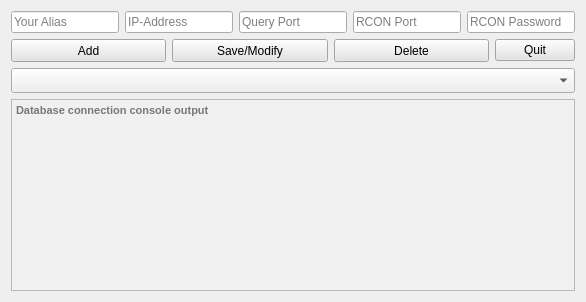
     <widget class="QWidget" name="Tab_Server">
      <attribute name="title">
       <string>Server Manager</string>
      </attribute>
      <layout class="QHBoxLayout" name="horizontalLayout_18">
       <item>
        <layout class="QVBoxLayout" name="verticalLayout_22">
         <item>
          <layout class="QHBoxLayout" name="horizontalLayout_15">
           <item>
            <widget class="QLineEdit" name="server_alias">
             <property name="minimumSize">
              <size>
               <width>105</width>
               <height>20</height>
              </size>
             </property>
             <property name="toolTip">
              <string>Alias Name of the server</string>
             </property>
             <property name="statusTip">
              <string>Alias Name of the server</string>
             </property>
             <property name="text">
              <string/>
             </property>
             <property name="placeholderText">
              <string>Your Alias</string>
             </property>
            </widget>
           </item>
           <item>
            <widget class="QLineEdit" name="server_ip">
             <property name="minimumSize">
              <size>
               <width>105</width>
               <height>20</height>
              </size>
             </property>
             <property name="toolTip">
              <string>IP Address of the server</string>
             </property>
             <property name="statusTip">
              <string>IP Address of the server</string>
             </property>
             <property name="text">
              <string/>
             </property>
             <property name="placeholderText">
              <string>IP-Address</string>
             </property>
            </widget>
           </item>
           <item>
            <widget class="QLineEdit" name="server_query">
             <property name="minimumSize">
              <size>
               <width>106</width>
               <height>20</height>
              </size>
             </property>
             <property name="toolTip">
              <string>Query Port of the server</string>
             </property>
             <property name="statusTip">
              <string>Query Port of the server</string>
             </property>
             <property name="text">
              <string/>
             </property>
             <property name="placeholderText">
              <string>Query Port</string>
             </property>
            </widget>
           </item>
           <item>
            <widget class="QLineEdit" name="server_rconport">
             <property name="minimumSize">
              <size>
               <width>105</width>
               <height>20</height>
              </size>
             </property>
             <property name="toolTip">
              <string>RCON Port of the server</string>
             </property>
             <property name="statusTip">
              <string>RCON Port of the server</string>
             </property>
             <property name="layoutDirection">
              <enum>Qt::LeftToRight</enum>
             </property>
             <property name="text">
              <string/>
             </property>
             <property name="placeholderText">
              <string>RCON Port</string>
             </property>
            </widget>
           </item>
           <item>
            <widget class="QLineEdit" name="server_rconpw">
             <property name="minimumSize">
              <size>
               <width>105</width>
               <height>20</height>
              </size>
             </property>
             <property name="toolTip">
              <string>RCON Password of the server</string>
             </property>
             <property name="statusTip">
              <string>RCON Password of the server</string>
             </property>
             <property name="layoutDirection">
              <enum>Qt::LeftToRight</enum>
             </property>
             <property name="text">
              <string/>
             </property>
             <property name="echoMode">
              <enum>QLineEdit::PasswordEchoOnEdit</enum>
             </property>
             <property name="placeholderText">
              <string>RCON Password</string>
             </property>
            </widget>
           </item>
          </layout>
         </item>
         <item>
          <layout class="QVBoxLayout" name="verticalLayout_23">
           <item>
            <layout class="QHBoxLayout" name="horizontalLayout_16">
             <item>
              <widget class="QPushButton" name="btn_server_add">
               <property name="sizePolicy">
                <sizepolicy hsizetype="Expanding" vsizetype="Fixed">
                 <horstretch>0</horstretch>
                 <verstretch>0</verstretch>
                </sizepolicy>
               </property>
               <property name="minimumSize">
                <size>
                 <width>0</width>
                 <height>23</height>
                </size>
               </property>
               <property name="toolTip">
                <string>Add a server to the Database</string>
               </property>
               <property name="statusTip">
                <string>Add a server to the Database</string>
               </property>
               <property name="layoutDirection">
                <enum>Qt::LeftToRight</enum>
               </property>
               <property name="styleSheet">
                <string notr="true">background-color:rgb(228, 228, 228)
</string>
               </property>
               <property name="text">
                <string>Add</string>
               </property>
              </widget>
             </item>
             <item>
              <widget class="QPushButton" name="btn_server_modify">
               <property name="sizePolicy">
                <sizepolicy hsizetype="Expanding" vsizetype="Fixed">
                 <horstretch>0</horstretch>
                 <verstretch>0</verstretch>
                </sizepolicy>
               </property>
               <property name="minimumSize">
                <size>
                 <width>0</width>
                 <height>23</height>
                </size>
               </property>
               <property name="toolTip">
                <string>Save and edited server to the Database</string>
               </property>
               <property name="statusTip">
                <string>Save and edited server to the Database</string>
               </property>
               <property name="layoutDirection">
                <enum>Qt::LeftToRight</enum>
               </property>
               <property name="styleSheet">
                <string notr="true">background-color:rgb(228, 228, 228)
</string>
               </property>
               <property name="text">
                <string>Save/Modify</string>
               </property>
              </widget>
             </item>
             <item>
              <widget class="QPushButton" name="btn_server_delete">
               <property name="sizePolicy">
                <sizepolicy hsizetype="Expanding" vsizetype="Fixed">
                 <horstretch>0</horstretch>
                 <verstretch>0</verstretch>
                </sizepolicy>
               </property>
               <property name="minimumSize">
                <size>
                 <width>0</width>
                 <height>23</height>
                </size>
               </property>
               <property name="toolTip">
                <string>Delete a server from the Database</string>
               </property>
               <property name="statusTip">
                <string>Delete a server from the Database</string>
               </property>
               <property name="layoutDirection">
                <enum>Qt::LeftToRight</enum>
               </property>
               <property name="styleSheet">
                <string notr="true">background-color:rgb(228, 228, 228)
</string>
               </property>
               <property name="text">
                <string>Delete</string>
               </property>
              </widget>
             </item>
             <item>
              <widget class="QPushButton" name="btn_server_quit">
               <property name="toolTip">
                <string>Quit the Server Manager</string>
               </property>
               <property name="statusTip">
                <string>Quit the Server Manager</string>
               </property>
               <property name="styleSheet">
                <string notr="true">background-color:rgb(228, 228, 228)
</string>
               </property>
               <property name="text">
                <string>Quit</string>
               </property>
              </widget>
             </item>
            </layout>
           </item>
           <item>
            <widget class="QComboBox" name="dropdown_server_list">
             <property name="sizePolicy">
              <sizepolicy hsizetype="Expanding" vsizetype="Fixed">
               <horstretch>0</horstretch>
               <verstretch>0</verstretch>
              </sizepolicy>
             </property>
             <property name="minimumSize">
              <size>
               <width>552</width>
               <height>25</height>
              </size>
             </property>
             <property name="font">
              <font>
               <pointsize>10</pointsize>
               <weight>50</weight>
               <bold>false</bold>
              </font>
             </property>
             <property name="toolTip">
              <string>Select Server to modify/delete from List</string>
             </property>
             <property name="statusTip">
              <string>Select Server to modify/delete from List</string>
             </property>
             <property name="styleSheet">
              <string notr="true">background-color: rgb(240, 240, 240)</string>
             </property>
             <property name="editable">
              <bool>false</bool>
             </property>
             <property name="currentText">
              <string>Select Server to modify/delete from List</string>
             </property>
             <property name="placeholderText">
              <string>Select Server to modify/delete from List</string>
             </property>
            </widget>
           </item>
           <item>
            <widget class="QTextEdit" name="label_db_console">
             <property name="minimumSize">
              <size>
               <width>554</width>
               <height>41</height>
              </size>
             </property>
             <property name="font">
              <font>
               <pointsize>8</pointsize>
               <weight>75</weight>
               <bold>true</bold>
               <kerning>true</kerning>
              </font>
             </property>
             <property name="toolTip">
              <string>Output Console of Database Connection</string>
             </property>
             <property name="statusTip">
              <string>Output Console of Database Connection</string>
             </property>
             <property name="autoFillBackground">
              <bool>false</bool>
             </property>
             <property name="styleSheet">
              <string notr="true">background-image: url(:/img/img/sbck.png);
background-color: #f0f0f0;
background-position: center;
background-repeat: no-repeat;

</string>
             </property>
             <property name="verticalScrollBarPolicy">
              <enum>Qt::ScrollBarAlwaysOff</enum>
             </property>
             <property name="readOnly">
              <bool>false</bool>
             </property>
             <property name="html">
              <string>&lt;!DOCTYPE HTML PUBLIC &quot;-//W3C//DTD HTML 4.0//EN&quot; &quot;http://www.w3.org/TR/REC-html40/strict.dtd&quot;&gt;
&lt;html&gt;&lt;head&gt;&lt;meta name=&quot;qrichtext&quot; content=&quot;1&quot; /&gt;&lt;style type=&quot;text/css&quot;&gt;
p, li { white-space: pre-wrap; }
&lt;/style&gt;&lt;/head&gt;&lt;body style=&quot; font-family:'MS Shell Dlg 2'; font-size:8pt; font-weight:600; font-style:normal;&quot;&gt;
&lt;p style=&quot;-qt-paragraph-type:empty; margin-top:0px; margin-bottom:0px; margin-left:0px; margin-right:0px; -qt-block-indent:0; text-indent:0px; font-size:7pt; font-weight:400;&quot;&gt;&lt;br /&gt;&lt;/p&gt;&lt;/body&gt;&lt;/html&gt;</string>
             </property>
             <property name="placeholderText">
              <string>Database connection console output</string>
             </property>
            </widget>
           </item>
          </layout>
         </item>
        </layout>
       </item>
      </layout>
     </widget>
